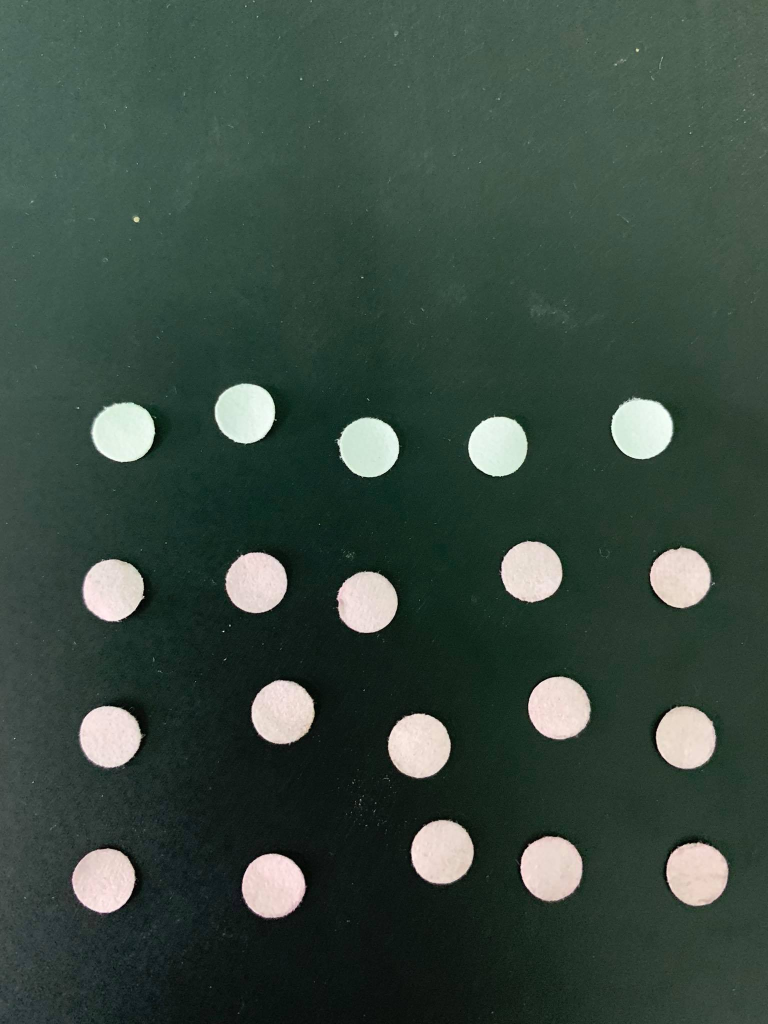
#> input picture papersensor.jpg, 1536 x 2048 px (shown at 1/2 size)
$ python detect_shapes.py
#> lines starting #> are read from the running program, lines starting #| are printed output that depends on the picture; after the words box and inside, x2 and y2 are one past the last pixel; in counts of white or black regions, pixels touching at a corner belong together
### pyimagesearch/shapedetector.py
import cv2

class ShapeDetector:
    def __init__(self):
        pass

    def detect(self,c):
        #initialize the shape name  and approximate the contour
        shape = "unidentified"
        peri = cv2.arcLength(c,True)
        approx = cv2.approxPolyDP(c,0.04*peri, True)

        # if the shape is a triangle, it will have 3 vertices
        if len(approx) == 3:
            shape = "triangle"
            # if the shape has 4 vertices, it is either a square or
            # a rectangle
        elif len(approx) == 4:
            # compute the bounding box of the contour and use the
            # bounding box to compute the aspect ratio
            (x, y, w, h) = cv2.boundingRect(approx)
            ar = w / float(h)
            # a square will have an aspect ratio that is approximately
            # equal to one, otherwise, the shape is a rectangle
            shape = "square" if ar >= 0.95 and ar <= 1.05 else "rectangle"

            # if the shape is a pentagon, it will have 5 vertices
        elif len(approx) == 5:
            shape = "pentagon"

            # otherwise, we assume the shape is a circle
        else:
            shape = "circle"
            # return the name of the shape
        return shape

### detect_shapes.py
# from Shapedetector import ShapeDetector
from pyimagesearch.shapedetector import ShapeDetector
import imutils
import cv2

#load image
path = 'papersensor.jpg'
image = cv2.imread(path)
#> image is the input picture: shape (2048, 1536, 3); mean B, G, R 64.7, 74.1, 57.5

# resize image
scale_percent = 50 # percent of original size
width = int(image.shape[1] * scale_percent / 100)
#> width = 768
height = int(image.shape[0] * scale_percent / 100)
#> height = 1024
dim = (width, height)
#> dim = (768, 1024)
resized = cv2.resize(image, dim, interpolation = cv2.INTER_AREA)
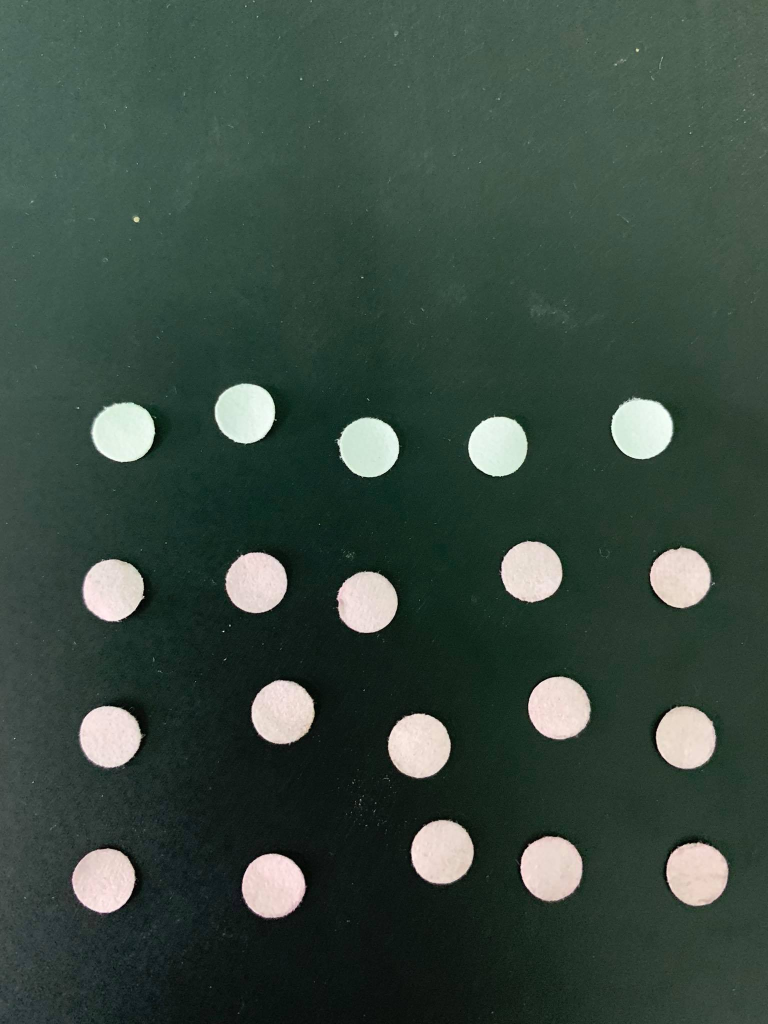
#> resized: shape (1024, 768, 3); mean B, G, R 64.9, 74.3, 57.7

#convert image to grayscale colorspace
gray = cv2.cvtColor(resized, cv2.COLOR_BGR2GRAY)
#blur the grayscale image
blurred = cv2.GaussianBlur(gray, (5,5),0)

#thresholding separates the paper sensor or ROI to the background
#this will create the mask
thresh = cv2.threshold(blurred,220,225, cv2.THRESH_BINARY)[1]
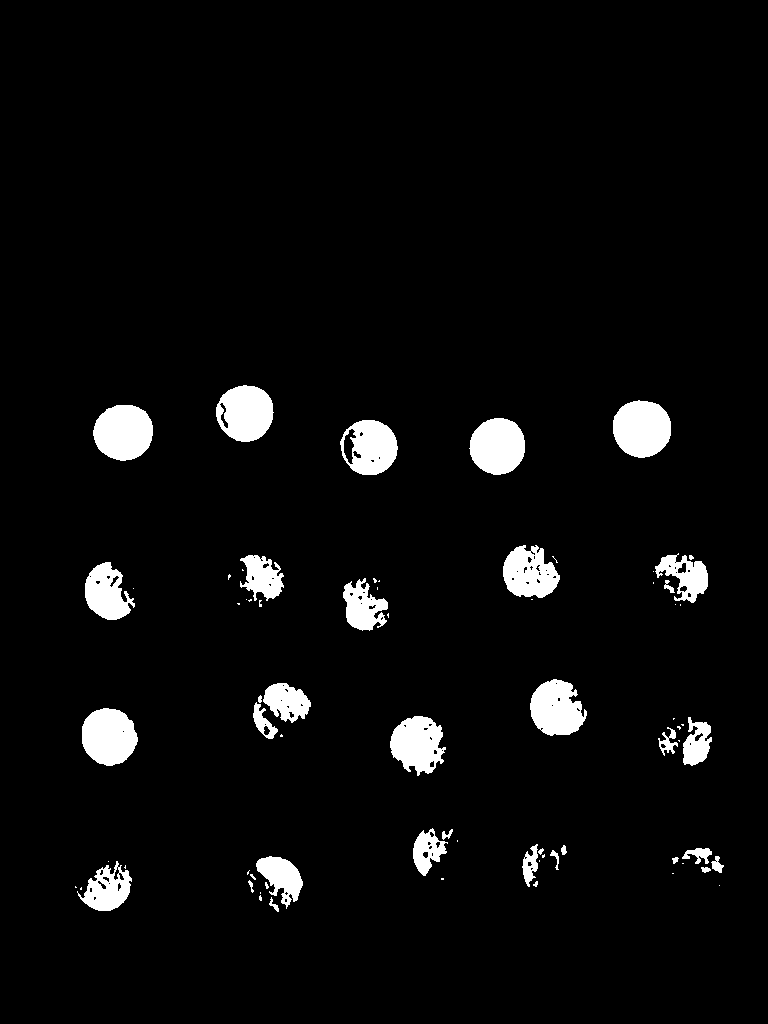
#> thresh: shape (1024, 768); values 0 (black) and 225 (white), 4.5% white; 73 white regions (40 under 20 px)

#the original image will be masked with thresholded image so that the paper sensor will have a black background
masked = cv2.bitwise_and(resized,resized, mask=thresh)
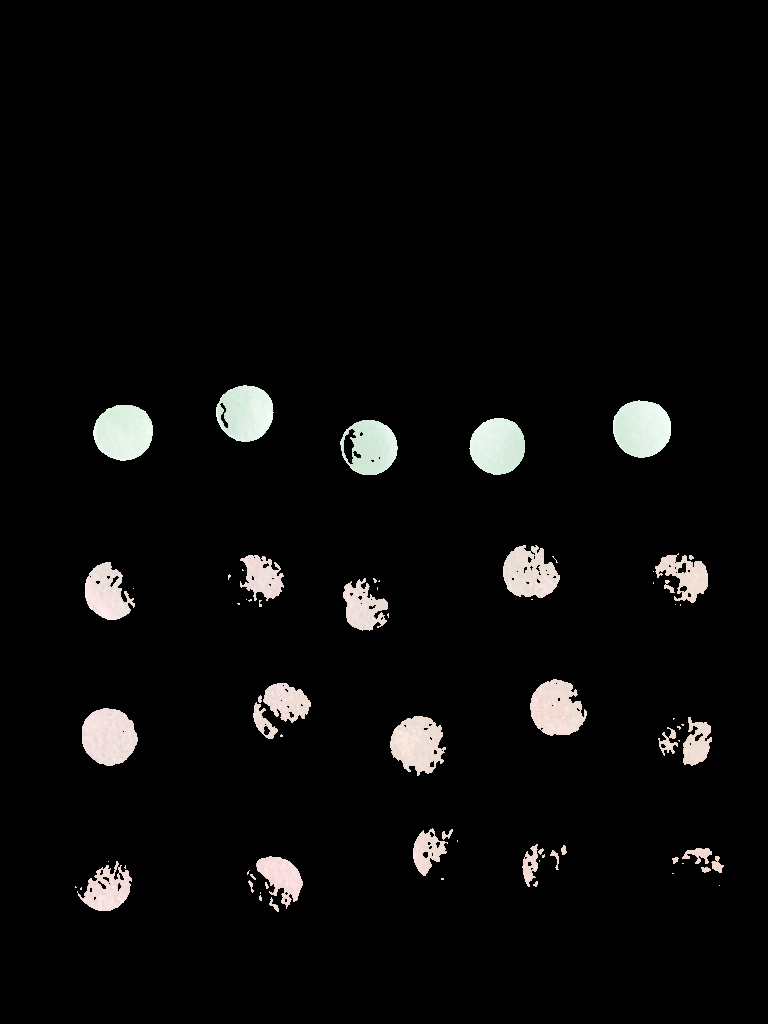
#> masked: shape (1024, 768, 3); mean B, G, R 9.9, 10.3, 10.5

#find countours on the binary image
cnts = cv2.findContours(thresh.copy(), cv2.RETR_EXTERNAL,
    cv2.CHAIN_APPROX_SIMPLE)
#> cnts = 73 contours, 42 with area under 20; largest, box (x1, y1, x2, y2) and area: (613, 400, 671, 458) 2572, (93, 405, 153, 461) 2560, (216, 385, 274, 442) 2472, (82, 708, 138, 766) 2422, (469, 418, 525, 475) 2410
# return the actual contours array
cnts = imutils.grab_contours(cnts)

#use the ShapeDetector Module
sd = ShapeDetector()

#initialize id for each
idx =0
for c in cnts:
    idx+= 1
    M = cv2.moments(c)
    if M["m00"] != 0:
        cX = int(M["m10"] / M["m00"])
        cY = int(M["m01"] / M["m00"])
    else:
    # set values as what you need in the situation
        cX, cY = 0, 0
    shape = sd.detect(c)


    c = c.astype("float")
    # [5 lines of commented-out code are left out]
#> (the run stopped early here; a loop or call above may not have finished)
